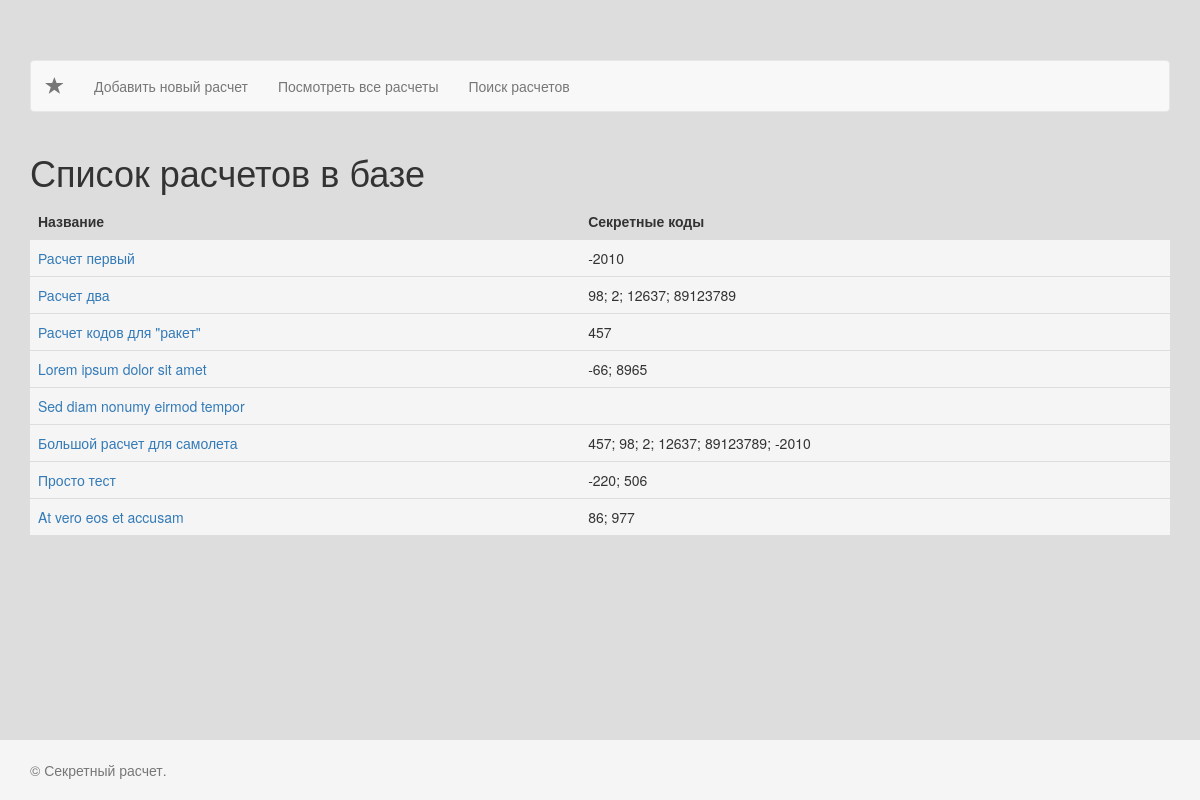
/list, run on an earlier commit of the app's database.
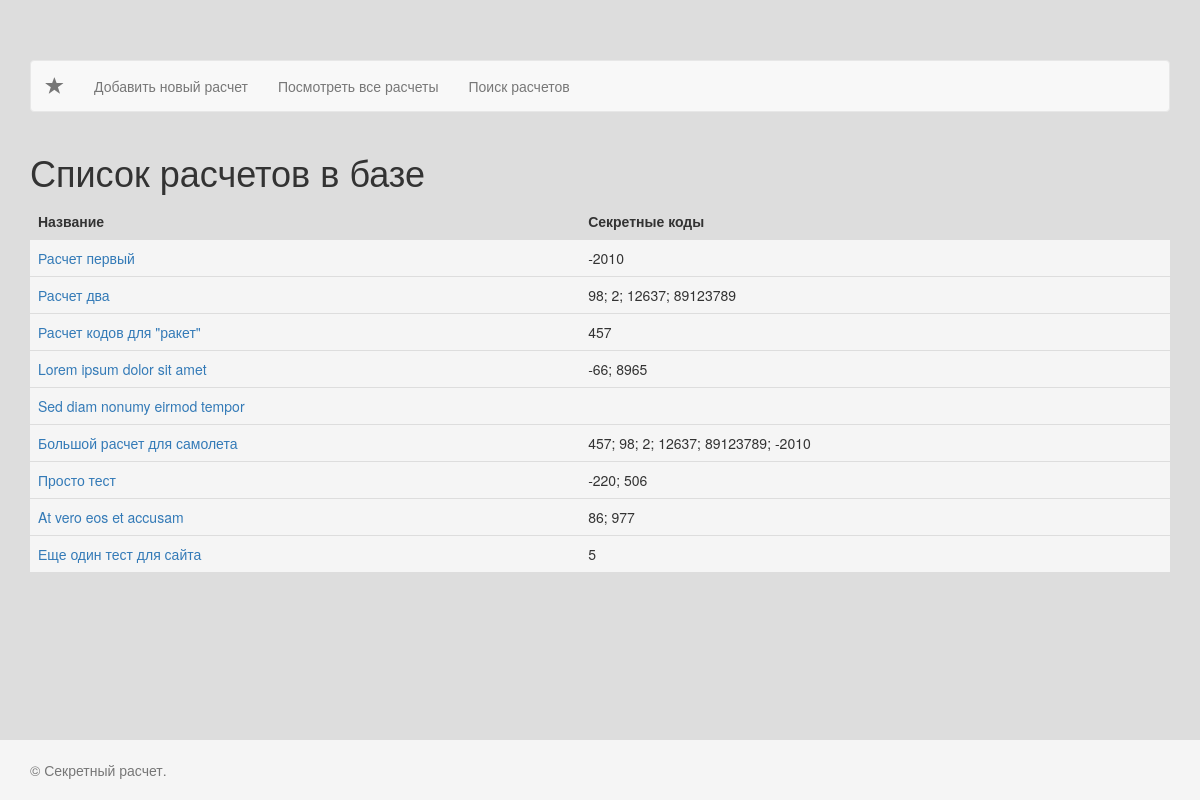
And on a later commit of the database.
### tables this page shows
CREATE TABLE "Calcs" (
	`id`	INTEGER PRIMARY KEY AUTOINCREMENT,
	`name`	TEXT NOT NULL,
	`body`	TEXT NOT NULL
);

### app/Controllers/ControllerList.php (called while the page is built, shortened)
<?php
class ControllerList extends Controller{
    public function index()
    {
        try {
            $List = new CalculateList();
            $calculates = $List->GetList();
        } catch (\Exception $e) {
            $errors[] = $e->getMessage();
        }
        $title = "Список расчетов в базе";
        return self::View('list.php', compact(["calculates", "title", "errors"]));
    }
}

### app/Models/CalculateList.php (called while the page is built, shortened)
<?php
class CalculateList extends Model{
    public function GetList( array $where = [] )
    {
        $where_sql = [];
        $sql_where_1=''; $sql_where_2='';
        $sql = '
        SELECT id, name, body,
        (
            SELECT GROUP_CONCAT(secret_code, "; ")
            FROM CalcResults
		    where CalcResults.calc_id = Calcs.id
            '.$sql_where_1.'
		    Order by calc_id
       ) AS secret_code
       FROM Calcs
       '.$sql_where_2.'
       Order by id';
       $result = @Db::query($sql);
       $calculates=[];
       while( $row = $result->fetchArray() ){
           $calculates[] = [
               "id" => $row["id"],
               "name"=>$row["name"],
               "body"=>$row["body"],
               "secret_code"=>$row["secret_code"],
           ];
       }
       return $calculates;
    }
}

### app/Core/Db.php (called while the page is built, shortened)
<?php
class Db {
    private static $instance = NULL;
    public static function Init( $path )
    {
      if (!isset(self::$instance)) {
        self::$instance = new \SQLite3($path);
      }
      return self::$instance;
    }
    public static function query( $sql )
    {
        return self::$instance->query( $sql );
    }
}

### public/index.php (called while the page is built, shortened)
<?php
$conf = require_once '../conf/index.php';
$routes = require_once '../conf/routes.php';
$app = new \Core\App( $conf );
$app->RoutesArray( $routes );
$app->Run();

### app/Core/View.php (called while the page is built, shortened)
<?php
class View{
    private $ViewPath;
    public function __construct( $path = null )
    {
      if( $path == null ){
        $this->ViewPath = realpath(__DIR__.'/../../views');
      }else{
        $this->ViewPath = realpath( $path );
      }
      $this->ViewPath .= "/";
    }
    public function Render( $Template, $data = null)
    {
        if( file_exists($this->ViewPath.$Template) ){
            include $this->ViewPath.$Template;
            $content = ob_get_contents();
            return $content;
        }
        throw new \Exception("View does not exist: ".$this->ViewPath.$Template);
    }
}

### app/Core/Controller.php (called while the page is built, shortened)
<?php
class Controller{
    protected static $app;
    public function __construct( $app )
    {
        self::$app = $app;
    }
    public static function View( $view, $data=null)
    {
        return self::$app->GetView()->Render($view, $data);
    }
}

### views/calcs_table.php (the view)
<div class="table-responsive">
    <table class="table table-hover">
        <tr>
            <th class="">Название</th>
            <th class="">Секретные коды</th>
        </tr>
        <?php foreach ($calculates as $calculate) {
            ?>
            <tr class="active ">
                <td><a class="loadCalc" href="/calcshow?id=<?=$calculate['id']?>"><?=$calculate['name']?></a></td>
                <td><?=$calculate['secret_code']?></td>
            </tr>
            <?php
        }
        ?>
    </table>
</div>

### app/Core/App.php (shortened to what this page needs)
<?php
class App{
      protected $routes=[];
      protected $view;
      public function __construct( array $conf )
      {
          $this->conf = $conf;
          $this->view = new View( $this->conf["views_path"] );
      }
      public function RouteAdd($route, $calabel)
      {
          if ( is_string( $calabel ) && strpos( $calabel, '@') ) {
              $method = substr(strrchr($calabel, "@"), 1);
              $calabel = array( new $controller($this) , $method );
          }
          $this->routes[$route]= $calabel;
      }
      public function GetView()
      {
          return $this->view;
      }
      public function Run()
      {
          $this->uri = urldecode( parse_url($_SERVER['REQUEST_URI'], PHP_URL_PATH) );
          foreach ($this->routes as $route => $action) {
              if ( $route == $this->uri ){
                  print call_user_func_array( $action, [] );
                  return;
              }
          }
          return;
      }
}

### views/_header.php (shortened to what this page needs)
<!DOCTYPE html>
<html lang="en">
  <head>
    <link rel="stylesheet" href="https://maxcdn.bootstrapcdn.com/bootstrap/3.3.5/css/bootstrap.min.css">
    <link rel="stylesheet" href="https://maxcdn.bootstrapcdn.com/font-awesome/4.4.0/css/font-awesome.min.css">
    <link rel="stylesheet" href="/css/app.css">
  </head>
  <body>
    <div class="container">
        <nav class="navbar navbar-default">
          <div class="container-fluid">
            <div class="navbar-header">
              <a class="navbar-brand" href="/">
                  <span class="glyphicon glyphicon-star" aria-hidden="true"></span>
              </a>
            </div>
            <div class="collapse navbar-collapse" id="bs-example-navbar-collapse-1">
              <ul class="nav navbar-nav">
                  <li><a href="/secret/add">Добавить новый расчет</a></li>
                  <li><a href="/list">Посмотреть все расчеты</a></li>
                  <li><a href="/list/search">Поиск расчетов</a></li>
              </ul>
            </div>
        </div>
        </nav>
        <div class="col-md-12">

### views/list.php (shortened to what this page needs)
<?php
include('_header.php');
?>
    <div class="row">
        <h1><?= $title?></h1>
            <?php if(count($calculates)){?>
              <?php include('calcs_table.php'); ?>
            <?php } ?>
    </div>
<?php
include('_footer.php');

### views/_footer.php (shortened to what this page needs)
        </div>
    </div>
    <footer class="footer">
      <div class="container">
        <p class="text-muted">&copy; Секретный расчет.</p>
      </div>
    </footer>
</body>
</html>

### public/css/app.css (style rules this page uses)
body { background: #ddd; }
html { position: relative; min-height: 100%; }
body { margin-bottom: 60px; }
.footer { position: absolute; bottom: 0; width: 100%; height: 60px; background-color: #f5f5f5; }
body>.container { padding: 60px 15px 0; }
.container .text-muted { margin: 20px 0; }
.footer>.container { padding-right: 15px; padding-left: 15px; }

What changed in the data, as far as the page shows it:
added calcs: name "Еще один тест для сайта", secret_code "5"
